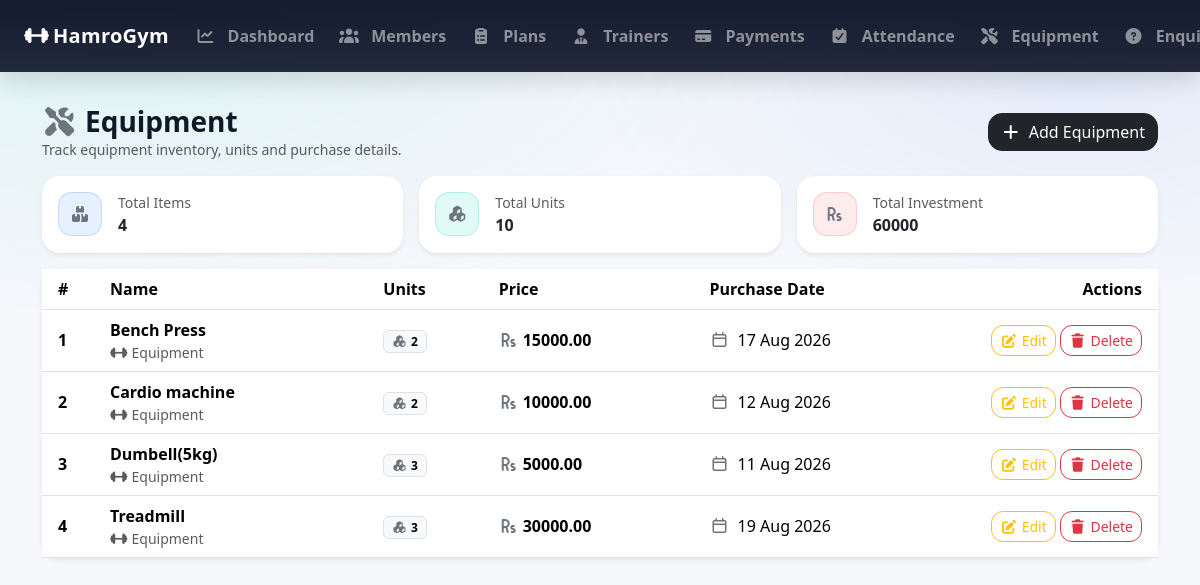
The page /admin_equipment/ (signed in) on the database its author committed.
### GymApp/models.py (models this page shows, shortened)
class Equipment(models.Model):
    name = models.CharField(max_length=100)
    units = models.PositiveIntegerField(default=1)
    price = models.DecimalField(max_digits=8, decimal_places=2)
    purchase_date = models.DateField(default=timezone.now) # date when equipment was purchased
    is_active = models.BooleanField(default=True) # if removed/sold, mark as inactive instead of deleting records.

### GymApp/views.py (the view)
    def wrapper(request, *args, **kwargs):
        if not request.user.is_authenticated or getattr(request.user, 'role', None) != 'ADMIN':
            messages.error(request, 'You must be logged in as an admin to access this page.')
            return redirect('admin_login')  # Redirect to the admin login page
        return view_func(request, *args, **kwargs)

### GymApp/views.py (called while the page is built)
def admin_required(view_func):
    def wrapper(request, *args, **kwargs):
        if not request.user.is_authenticated or getattr(request.user, 'role', None) != 'ADMIN':
            messages.error(request, 'You must be logged in as an admin to access this page.')
            return redirect('admin_login')  # Redirect to the admin login page
        return view_func(request, *args, **kwargs)
    return wrapper

@admin_required
def admin_equipment_list(request):
    search = request.GET.get('search', '')
    equipments = Equipment.objects.all().order_by('name') # order equipment by name
    if search:
        equipments = equipments.filter(name__icontains=search)
    total_units = equipments.aggregate(
        total=Sum('units')
    )['total'] or 0
    total_investment = equipments.aggregate(
        total=Sum('price')
    )['total'] or 0
    return render(request, 'admin_equipment_list.html', {
        'equipments' : equipments,
        'search':search,
        'total_units':total_units,
        'total_investment': total_investment
    })

### GymApp/templates/admin_equipment_list.html (shortened to what this page needs)
{% extends 'base.html' %}
{% block content %}
<div class="d-flex flex-wrap justify-content-between align-items-center gap-2 mb-3">
    <div>
        <h3 class="mb-0 fw-bold">
            <i class="fa-solid fa-screwdriver-wrench me-2 text-secondary"></i>Equipment
        </h3>
        <div class="text-muted small">Track equipment inventory, units and purchase details.</div>
    </div>
    <a href="{% url 'admin_equipment_add' %}" class="btn btn-dark" style="border-radius:14px;">
        <i class="fa-solid fa-plus me-2"></i>Add Equipment
    </a>
</div>
<div class="row g-3 mb-3">
    <div class="col-12 col-md-4">
        <div class="card border-0 shadow-sm" style="border-radius:18px;">
            <div class="card-body">
                <div class="d-flex align-items-center gap-3">
                    <div class="d-inline-flex align-items-center justify-content-center"
                         style="width:44px;height:44px;border-radius:14px;background:rgba(59,130,246,.12);border:1px solid rgba(59,130,246,.22);">
                        <i class="fa-solid fa-boxes-stacked text-secondary"></i>
                    </div>
                    <div>
                        <div class="text-muted small">Total Items</div>
                        <div class="fw-bold">{{ equipments|length }}</div>
                    </div>
                </div>
            </div>
        </div>
    </div>
    <div class="col-12 col-md-4">
        <div class="card border-0 shadow-sm" style="border-radius:18px;">
            <div class="card-body">
                <div class="d-flex align-items-center gap-3">
                    <div class="d-inline-flex align-items-center justify-content-center"
                         style="width:44px;height:44px;border-radius:14px;background:rgba(0,209,178,.12);border:1px solid rgba(0,209,178,.22);">
                        <i class="fa-solid fa-cubes text-secondary"></i>
                    </div>
                    <div>
                        <div class="text-muted small">Total Units</div>
                        <div class="fw-bold">{{ total_units|default:"-" }}</div>
                    </div>
                </div>
            </div>
        </div>
    </div>
    <div class="col-12 col-md-4">
        <div class="card border-0 shadow-sm" style="border-radius:18px;">
            <div class="card-body">
                <div class="d-flex align-items-center gap-3">
                    <div class="d-inline-flex align-items-center justify-content-center"
                         style="width:44px;height:44px;border-radius:14px;background:rgba(239,68,68,.10);border:1px solid rgba(239,68,68,.20);">
                        <i class="fa-solid fa-rupee-sign text-secondary"></i>
                    </div>
                    <div>
                        <div class="text-muted small">Total Investment</div>
                        <div class="fw-bold">{{ total_investment|default:"-" }}</div>
                    </div>
                </div>
            </div>
        </div>
    </div>
</div>
<div class="card border-0 shadow-sm" style="border-radius:18px;">
    <div class="card-body p-0">
        <div class="table-responsive">
            <table class="table table-hover align-middle mb-0">
                <thead style="background: rgba(15,23,42,.98); color:#fff;">
                <tr>
                    <th class="ps-3" style="width:60px;">#</th>
                    <th>Name</th>
                    <th>Units</th>
                    <th>Price</th>
                    <th>Purchase Date</th>
                    <th class="text-end pe-3" style="width:190px;">Actions</th>
                </tr>
                </thead>
                <tbody>
                {% for e in equipments %}
                    <tr>
                        <td class="ps-3 fw-semibold">{{ forloop.counter }}</td>
                        <td>
                            <div class="fw-semibold">{{ e.name }}</div>
                            <div class="small text-muted">
                                <i class="fa-solid fa-dumbbell me-1"></i>Equipment
                            </div>
                        </td>
                        <td class="text-nowrap">
                            <span class="badge text-bg-light border">
                                <i class="fa-solid fa-cubes me-1 text-secondary"></i>{{ e.units }}
                            </span>
                        </td>
                        <td class="text-nowrap">
                            <span class="fw-bold">
                                <i class="fa-solid fa-rupee-sign me-1 text-secondary"></i>{{ e.price }}
                            </span>
                        </td>
                        <td class="text-nowrap">
                            {% if e.purchase_date %}
                                <i class="fa-regular fa-calendar me-1 text-secondary"></i>
                                {{ e.purchase_date|date:"d M Y" }}
                            {% else %}
                                <span class="text-muted">-</span>
                            {% endif %}
                        </td>
                        <td class="text-end pe-3">
                            <a href="{% url 'admin_equipment_edit' e.id %}"
                               class="btn btn-sm btn-outline-warning"
                               style="border-radius:12px;">
                                <i class="fa-solid fa-pen-to-square me-1"></i>Edit
                            </a>
                            <form action="{% url 'admin_equipment_delete' e.id %}"
                                  method="post" class="d-inline-block">
                                <button type="submit" class="btn btn-sm btn-outline-danger"
                                        style="border-radius:12px;"
                                        onclick="return confirm('Delete this equipment?')">
                                    <i class="fa-solid fa-trash me-1"></i>Delete
                                </button>
                            </form>
                        </td>
                    </tr>
                {% endfor %}
                </tbody>
            </table>
        </div>
    </div>
</div>
{% endblock %}

### GymApp/templates/base.html (style rules this page uses)
:root { --brand: #00d1b2; --dark-2: #0f172a; --card: #ffffff; --muted: #6b7280; }
html { margin: 0; padding: 0; }
body { margin: 0 !important; padding: 0 !important; background: radial-gradient( 1200px 600px at 10% 0%, rgba(0, 209, 178, 0.1), transparent 55% ), radial-gradient( 900px 450px at 90% 10%, rgba(59, 130, 246, 0.1), transparent 55% ), #f6f7fb; color: #111827; }

### rows shown on the page
Equipment: name "Bench Press", units "2", price "15000.00", purchase_date "17 Aug 2026"
Equipment: name "Cardio machine", units "2", price "10000.00", purchase_date "12 Aug 2026"
Equipment: name "Dumbell(5kg)", units "3", price "5000.00", purchase_date "11 Aug 2026"
Equipment: name "Treadmill", units "3", price "30000.00", purchase_date "19 Aug 2026"

### other values the page prints
{{ equipments|length }} "4"
{{ total_units|default:"-" }} "10"
{{ total_investment|default:"-" }} "60000"
